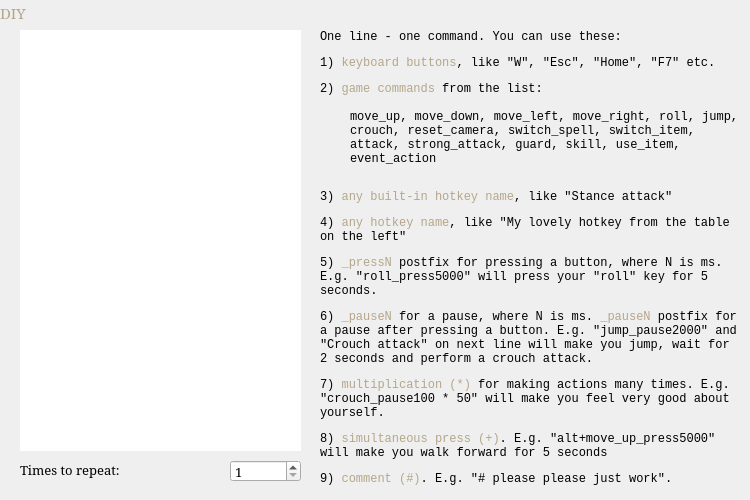
    <widget class="QWidget" name="stackedWidget_Pages_DIY">
     <widget class="QTextEdit" name="textEdit_DIY">
      <property name="geometry">
       <rect>
        <x>20</x>
        <y>30</y>
        <width>281</width>
        <height>421</height>
       </rect>
      </property>
      <property name="font">
       <font>
        <family>Consolas</family>
        <pointsize>10</pointsize>
       </font>
      </property>
      <property name="focusPolicy">
       <enum>Qt::StrongFocus</enum>
      </property>
      <property name="frameShape">
       <enum>QFrame::NoFrame</enum>
      </property>
      <property name="html">
       <string notr="true">&lt;!DOCTYPE HTML PUBLIC &quot;-//W3C//DTD HTML 4.0//EN&quot; &quot;http://www.w3.org/TR/REC-html40/strict.dtd&quot;&gt;
&lt;html&gt;&lt;head&gt;&lt;meta name=&quot;qrichtext&quot; content=&quot;1&quot; /&gt;&lt;style type=&quot;text/css&quot;&gt;
p, li { white-space: pre-wrap; }
&lt;/style&gt;&lt;/head&gt;&lt;body style=&quot; font-family:'Consolas'; font-size:10pt; font-weight:400; font-style:normal;&quot;&gt;
&lt;p style=&quot;-qt-paragraph-type:empty; margin-top:0px; margin-bottom:0px; margin-left:0px; margin-right:0px; -qt-block-indent:0; text-indent:0px; font-family:'MS Shell Dlg 2'; font-size:8pt;&quot;&gt;&lt;br /&gt;&lt;/p&gt;&lt;/body&gt;&lt;/html&gt;</string>
      </property>
      <property name="acceptRichText">
       <bool>false</bool>
      </property>
     </widget>
     <widget class="QLabel" name="label_DIYComment">
      <property name="geometry">
       <rect>
        <x>320</x>
        <y>30</y>
        <width>421</width>
        <height>131</height>
       </rect>
      </property>
      <property name="font">
       <font>
        <family>Consolas</family>
        <pointsize>9</pointsize>
       </font>
      </property>
      <property name="styleSheet">
       <string notr="true"/>
      </property>
      <property name="text">
       <string>&lt;html&gt;&lt;head/&gt;&lt;body&gt;&lt;p&gt;One line - one command. You can use these:&lt;/p&gt;&lt;p&gt;1) &lt;span style=&quot; color:#b4a68a;&quot;&gt;keyboard buttons&lt;/span&gt;, like &amp;quot;W&amp;quot;, &amp;quot;Esc&amp;quot;, &amp;quot;Home&amp;quot;, &amp;quot;F7&amp;quot; etc.&lt;/p&gt;&lt;p&gt;2) &lt;span style=&quot; color:#b4a68a;&quot;&gt;game commands&lt;/span&gt; from the list:&lt;/p&gt;&lt;p&gt;&lt;br/&gt;&lt;/p&gt;&lt;/body&gt;&lt;/html&gt;</string>
      </property>
      <property name="textFormat">
       <enum>Qt::RichText</enum>
      </property>
      <property name="alignment">
       <set>Qt::AlignLeading|Qt::AlignLeft|Qt::AlignTop</set>
      </property>
     </widget>
     <widget class="QLabel" name="label_12">
      <property name="geometry">
       <rect>
        <x>0</x>
        <y>0</y>
        <width>111</width>
        <height>25</height>
       </rect>
      </property>
      <property name="sizePolicy">
       <sizepolicy hsizetype="Fixed" vsizetype="Fixed">
        <horstretch>0</horstretch>
        <verstretch>0</verstretch>
       </sizepolicy>
      </property>
      <property name="font">
       <font>
        <family>Garamond</family>
        <pointsize>11</pointsize>
       </font>
      </property>
      <property name="styleSheet">
       <string notr="true">color: rgb(180, 166, 138);</string>
      </property>
      <property name="text">
       <string>DIY</string>
      </property>
      <property name="textFormat">
       <enum>Qt::PlainText</enum>
      </property>
     </widget>
     <widget class="QLabel" name="label_DIYComment_2">
      <property name="geometry">
       <rect>
        <x>350</x>
        <y>110</y>
        <width>391</width>
        <height>81</height>
       </rect>
      </property>
      <property name="font">
       <font>
        <family>Consolas</family>
        <pointsize>9</pointsize>
       </font>
      </property>
      <property name="styleSheet">
       <string notr="true"/>
      </property>
      <property name="text">
       <string>&lt;html&gt;&lt;head/&gt;&lt;body&gt;&lt;p&gt;move_up, move_down, move_left, move_right, roll, jump, crouch, reset_camera, switch_spell, switch_item, attack, strong_attack, guard, skill, use_item, event_action&lt;/p&gt;&lt;/body&gt;&lt;/html&gt;</string>
      </property>
      <property name="textFormat">
       <enum>Qt::RichText</enum>
      </property>
      <property name="alignment">
       <set>Qt::AlignLeading|Qt::AlignLeft|Qt::AlignTop</set>
      </property>
      <property name="wordWrap">
       <bool>true</bool>
      </property>
     </widget>
     <widget class="QLabel" name="label_DIYComment_3">
      <property name="geometry">
       <rect>
        <x>320</x>
        <y>190</y>
        <width>421</width>
        <height>301</height>
       </rect>
      </property>
      <property name="font">
       <font>
        <family>Consolas</family>
        <pointsize>9</pointsize>
       </font>
      </property>
      <property name="styleSheet">
       <string notr="true"/>
      </property>
      <property name="text">
       <string>&lt;html&gt;&lt;head/&gt;&lt;body&gt;&lt;p&gt;3) &lt;span style=&quot; color:#b4a68a;&quot;&gt;any built-in hotkey name&lt;/span&gt;, like &amp;quot;Stance attack&amp;quot;&lt;/p&gt;&lt;p&gt;4) &lt;span style=&quot; color:#b4a68a;&quot;&gt;any hotkey name&lt;/span&gt;, like &amp;quot;My lovely hotkey from the table on the left&amp;quot;&lt;/p&gt;&lt;p&gt;5) &lt;span style=&quot; color:#b4a68a;&quot;&gt;_pressN &lt;/span&gt;postfix for pressing a button, where N is ms. E.g. &amp;quot;roll_press5000&amp;quot; will press your &amp;quot;roll&amp;quot; key for 5 seconds.&lt;/p&gt;&lt;p&gt;6) &lt;span style=&quot; color:#b4a68a;&quot;&gt;_pauseN &lt;/span&gt;for a pause, where N is ms. &lt;span style=&quot; color:#b4a68a;&quot;&gt;_pauseN &lt;/span&gt;postfix for a pause after pressing a button. E.g. &amp;quot;jump_pause2000&amp;quot; and &amp;quot;Crouch attack&amp;quot; on next line will make you jump, wait for 2 seconds and perform a crouch attack.&lt;/p&gt;&lt;p&gt;7) &lt;span style=&quot; color:#b4a68a;&quot;&gt;multiplication (*) &lt;/span&gt;for making actions many times. E.g. &amp;quot;crouch_pause100 * 50&amp;quot; will make you feel very good about yourself.&lt;/p&gt;&lt;p&gt;8) &lt;span style=&quot; color:#b4a68a;&quot;&gt;simultaneous press (+)&lt;/span&gt;. E.g. &amp;quot;alt+move_up_press5000&amp;quot; will make you walk forward for 5 seconds&lt;/p&gt;&lt;p&gt;9) &lt;span style=&quot; color:#b4a68a;&quot;&gt;comment (#)&lt;/span&gt;. E.g. &amp;quot;# please please just work&amp;quot;.&lt;/p&gt;&lt;/body&gt;&lt;/html&gt;</string>
      </property>
      <property name="textFormat">
       <enum>Qt::RichText</enum>
      </property>
      <property name="alignment">
       <set>Qt::AlignLeading|Qt::AlignLeft|Qt::AlignTop</set>
      </property>
      <property name="wordWrap">
       <bool>true</bool>
      </property>
     </widget>
     <widget class="QSpinBox" name="spinBox_DIYTimes">
      <property name="geometry">
       <rect>
        <x>230</x>
        <y>460</y>
        <width>71</width>
        <height>22</height>
       </rect>
      </property>
      <property name="font">
       <font>
        <family>Garamond</family>
        <pointsize>10</pointsize>
       </font>
      </property>
      <property name="focusPolicy">
       <enum>Qt::StrongFocus</enum>
      </property>
      <property name="minimum">
       <number>1</number>
      </property>
      <property name="maximum">
       <number>1000</number>
      </property>
      <property name="singleStep">
       <number>1</number>
      </property>
      <property name="value">
       <number>1</number>
      </property>
      <property name="displayIntegerBase">
       <number>10</number>
      </property>
     </widget>
     <widget class="QLabel" name="label_16">
      <property name="geometry">
       <rect>
        <x>20</x>
        <y>460</y>
        <width>191</width>
        <height>21</height>
       </rect>
      </property>
      <property name="font">
       <font>
        <family>Garamond</family>
        <pointsize>10</pointsize>
       </font>
      </property>
      <property name="text">
       <string>&lt;html&gt;&lt;head/&gt;&lt;body&gt;&lt;p&gt;Times to repeat:&lt;/p&gt;&lt;/body&gt;&lt;/html&gt;</string>
      </property>
      <property name="alignment">
       <set>Qt::AlignLeading|Qt::AlignLeft|Qt::AlignVCenter</set>
      </property>
     </widget>
    </widget>
